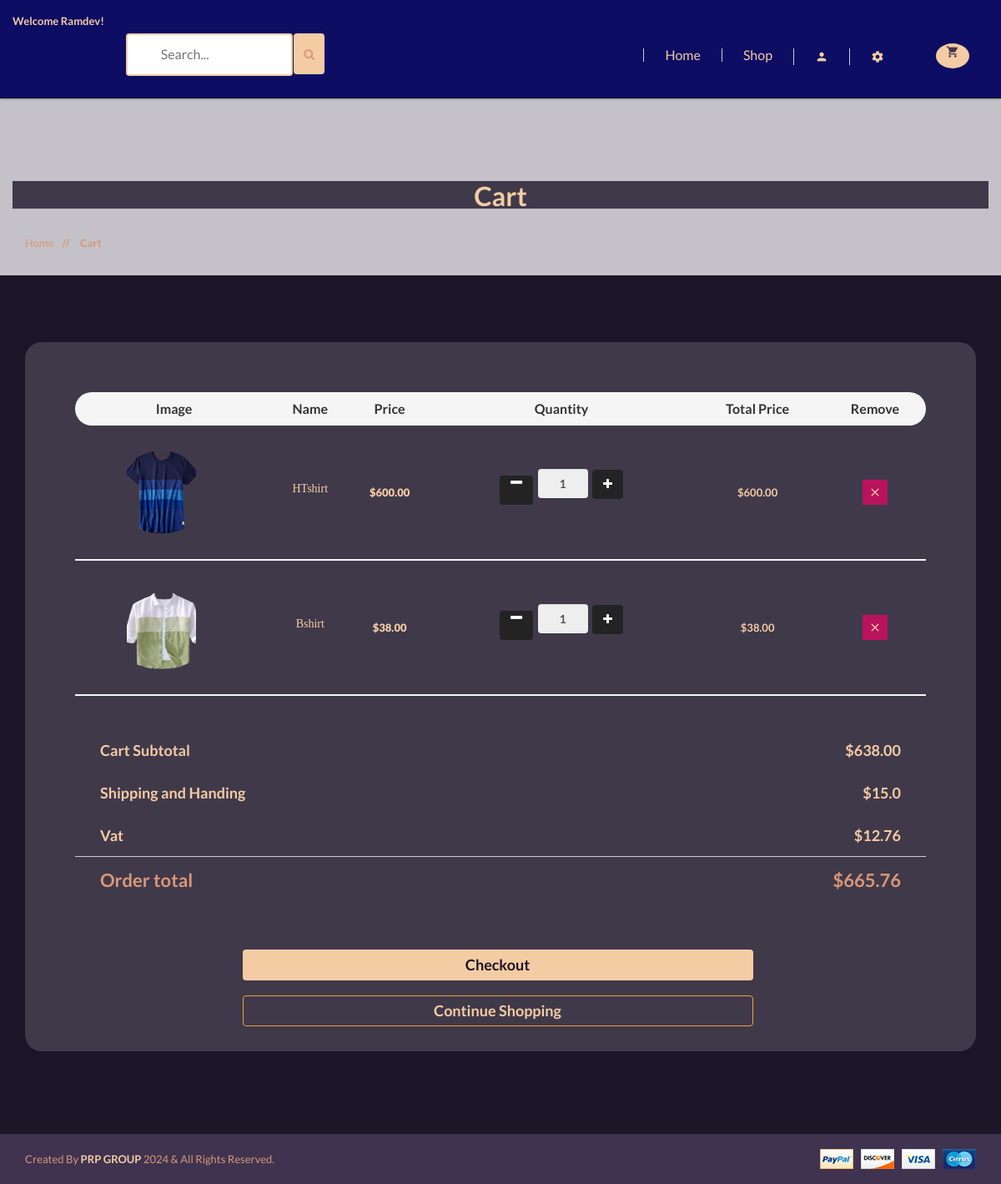
The page /cart/ (signed in) on the database its author committed.
### accounts/models.py (models this page shows, shortened)
class Account(AbstractBaseUser):
    first_name = models.CharField(max_length=50)
    last_name = models.CharField(max_length=50)
    username = models.CharField(max_length=50, unique=True)
    email = models.EmailField(max_length=100, unique=True)
    Phone_number = models.CharField(max_length=50)
    is_admin = models.BooleanField(default=False)
    is_staff = models.BooleanField(default=False)
    is_active = models.BooleanField(default=False)
    is_superadmin = models.BooleanField(default=False)
    date_joined_for_format = models.DateTimeField(auto_now_add=True)
    last_login_for_format  = models.DateTimeField(auto_now_add=True)
    USERNAME_FIELD = 'email'
    REQUIRED_FIELDS = ['username', 'first_name', 'last_name']
    objects = AccountManger()

### cart/models.py (models this page shows, shortened)
class CartItem(models.Model):
    user = models.ForeignKey(Account, on_delete=models.CASCADE, null=True )
    product = models.ForeignKey(Product, on_delete=models.CASCADE)
    variation = models.ManyToManyField(Variation, blank=True)
    cart = models.ForeignKey(Cart, on_delete=models.CASCADE, null=True)
    quantity = models.IntegerField()
    is_active = models.BooleanField(default=True)
    def sub_total(self):
        return self.product.price * self.quantity

### shop/models.py (models this page shows, shortened)
class Product(models.Model):
    category = models.ForeignKey(Category, on_delete=models.CASCADE)
    name = models.CharField(max_length=100, unique=True)
    slug = models.SlugField(max_length=100, unique=True)
    description = models.TextField(max_length=300, blank=True)
    price = models.DecimalField(max_digits=6, decimal_places=2)
    discount = models.DecimalField(max_digits=6, decimal_places=2, default=0.00)
    image = models.ImageField(upload_to='photos/products')
    stock = models.IntegerField()
    new = models.BooleanField(default=False)
    is_available = models.BooleanField(default=True)
    date_joined_for_format = models.DateTimeField(auto_now_add=True)
    last_login_for_format = models.DateTimeField(auto_now=True)
    def get_prodcut_details_url(self):
        return reverse('shop:product_details', args=[self.category.slug, self.slug])
    class Meta:
        verbose_name_plural = 'Products'
        ordering = ('-date_joined_for_format',)

### cart/views.py (the view)
# urls.py: path('', views.cart, name='cart'),
def cart(request, total_price=0, quantity=0, cart_items=None):
    grand_total = 0
    tax = 0
    try:
        if request.user.is_authenticated:
            cart_items = CartItem.objects.filter(user=request.user, is_active=True)
        else:
            cart = Cart.objects.get(cart_id=_cart_id(request))
            cart_items = CartItem.objects.filter(cart=cart, is_active=True)
        for cart_item in cart_items:
            total_price += (cart_item.product.price * cart_item.quantity)
            quantity += cart_item.quantity
    except ObjectDoesNotExist:
        pass
    tax = round(((2 * total_price)/100), 2)
    grand_total = total_price + tax
    handing = 15.00
    total = float(grand_total) + handing
    context = {
        'total' : total_price,
        'quantity': quantity,
        'cart_items':cart_items,
        'order_total':total,
        'vat' : tax,
        'handing':handing,
    }
    return render(request, 'shop/cart/cart.html', context)

### shop/context_processors.py (called while the page is built)
def category_list(request):
    return {
        'categories' : Category.objects.all(),
    }

### shop/models.py (called while the page is built)
    def get_category_slug_url(self):
        return reverse('shop:categries', args=[self.slug])

### templates/shop/cart/cart.html (shortened to what this page needs)
{% extends '../../base.html' %}
{% load static %}
{% block content %}
<div class="pages-title section-padding">
    <div class="container">
        <div style="background:#40394a" class="row">
            <div class="col-xs-12">
                <div class="pages-title-text text-center">
                    <h2 style="color:#f4cca4">Cart</h2>
                    <ul class="text-left">
                        <li><a style="color:#d99879" href="\">Home </a></li>
                        <li style="color:#d99879"><span> // </span>Cart</li>
                    </ul>
                </div>
            </div>
        </div>
    </div>
</div>
{% if not cart_items %}
<div style="font-size:18px; margin-bottom:300px;margin-top:30px" class="container alert alert-info text-center"
     role="alert">
    <b>Your Cart Is Empty,&nbsp;&nbsp; <a href="{% url 'shop:shop' %}"
                                          style="color:#21094e;text-decoration: underline;">Go To Shop<a></b>
</div>
{% else %}
<section style="background:#1c1427" class="pages cart-page section-padding">
    <div class="container">
        <div class="row">
            <div class="col-xs-12">
                <div style="border-radius:20px;" class="table-responsive padding60">
                    <table class="wishlist-table text-center">
                        <thead>
                        <tr>
                            <th style="border-radius:20px 0 0 20px;">Image</th>
                            <th>Name</th>
                            <th>Price</th>
                            <th>quantity</th>
                            <th>Total Price</th>
                            <th style="border-radius:0 20px 20px 0;">Remove</th>
                        </tr>
                        </thead>
                        <tbody>
                        {% for cart_item in cart_items %}
                        <tr>
                            <td class="td-img text-center">
                                <a href="{{cart_item.product.get_prodcut_details_url}}"><img style="border-radius:10px;"
                                                                                             width="100" height="100"
                                                                                             src="{{cart_item.product.image.url}}"
                                                                                             alt="Add Product"/></a>
                            </td>
                            <td>
                                <div class="items-dsc">
                                    <h5><a href="{{cart_item.product.get_prodcut_details_url}}">{{cart_item.product.name}}</a>
                                    </h5>
                                </div>
                            </td>
                            <td>${{cart_item.product.price}}</td>
                            <td>
                                <div class="plus-minus">
                                    <form style="" action="{% url 'cart:add_cart' cart_item.product.id %}"
                                          method="POST">
                                        <a style="background:#232323;color:#fff;height:35px;margin-top:-5px;width:40px; border-radius: 4px;"
                                           href="{% url 'cart:remove_cart' cart_item.product.id cart_item.id %}"><i
                                                class="fa fa-minus"></i></a>
                                        <input style=" height:35px" class="form-control" value="{{cart_item.quantity}}"
                                               readonly>
                                        <button style="background:#232323;color:#fff; height:35px; margin-top:-3px "
                                                class="btn btn-light" type="submit" id="button-minus"><i
                                                class="fa fa-plus"></i></button>
                                    </form>
                                </div>
                            </td>
                            <td>
                                <strong style="color:#f4cca4">${{cart_item.sub_total}}</strong>
                            </td>
                            <td><a href="{% url 'cart:remove_cart_item' cart_item.product.id cart_item.id %}"><i
                                    style="background:#ba135d;color:#f4cca4"
                                    onclick="return confirm('Are you really want delete this?')"
                                    class="mdi mdi-close"></i></a></td>
                        </tr>
                        {% endfor %}
                        </tbody>
                    </table>
                    <br><br><br>
                    <div class="cart-form-text pay-details table-responsive">
                        <table>
                            <tbody style="color:#f4cca4">
                            <tr>
                                <th style="font-size:18px">Cart Subtotal</th>
                                <td style="font-size:18px">${{total}}</td>
                            </tr>
                            <tr>
                                <th style="font-size:18px">Shipping and Handing</th>
                                <td style="font-size:18px">${{handing}}</td>
                            </tr>
                            <tr>
                                <th style="font-size:18px">Vat</th>
                                <td style="font-size:18px">${{vat}}</td>
                            </tr>
                            </tbody>
                            <tfoot>
                            <tr>
                                <th style="color:#d99879; font-size:22px" class="tfoot-padd">Order total</th>
                                <td style="color:#d99879; font-size:22px" class="tfoot-padd">${{order_total}}</td>
                            </tr>
                            </tfoot>
                        </table>
                        <br><br><br>
                        <div class="list-btn text-center">
                            <a href="{% url 'orders:checkout' %}" class="btn"
                               style="background:#f4cca4;color:#1c1427; text-transform:capitalize; font-size:18px; width:60%"><b>Checkout</b></a><br><br>
                            <a href="{% url 'shop:shop' %}" class="btn btn-warning"
                               style=" background:none;color:#f4cca4; text-transform:capitalize; font-size:18px; width:60%">continue
                                shopping</a>
                        </div>
                    </div>
                </div>
            </div>
        </div>
        <br>
    </div>
</section>
{% endif %}
{% endblock content %}

### templates/base.html (shortened to what this page needs)
{% load static %}
<html class="no-js" lang="">
<head>
    <link rel="stylesheet" href="{% static 'css/bootstrap.min.css' %}">
    <link rel="stylesheet" href="{% static 'css/animate.css' %}">
    <link rel="stylesheet" href="{% static 'css/materialdesignicons.min.css' %}">
    <link rel="stylesheet" href="{% static 'css/jquery.simpleLens.css' %}">
    <link rel="stylesheet" href="{% static 'css/jquery-ui.min.css' %}">
    <link rel="stylesheet" href="{% static 'css/meanmenu.min.css' %}">
    <link rel="stylesheet" href="{% static 'css/nivo-slider.css' %}">
    <link rel="stylesheet" href="{% static 'css/owl.carousel.css' %}">
    <link rel="stylesheet" href="{% static 'css/style.css' %}">
    <link rel="stylesheet" href="{% static 'css/responsive.css' %}">
    <link rel="stylesheet" href="https://cdnjs.cloudflare.com/ajax/libs/font-awesome/4.7.0/css/font-awesome.min.css">
</head>
<body style="background:#c4c2c8;">
<header style="background:#1c1427" class="header-one header-two">
    <div style="background:#0d0d64" class="header-top-two">
        <div class="container text-center">
            <div class="row">
                <div class="middel-top">
                    {% if user.id is None %}
                    <div class="left floatleft">
                        <div class="logo">
                            <a style="color:#f4cca4;font-weight: 800;" href="\"><span
                                    style="color:#d99879">S-</span>shop</a>
                        </div>
                    </div>
                    {% else %}
                    <div class="left floatleft">
                        <p style="color:#f4cca4"><b>Welcome {{user.first_name | capfirst}}!</b></p>
                    </div>
                    {% endif %}
                </div>
                <form id="searchh" action={% url
                'shop:search' %} method="GET" style="height:10px;width:400px">
                <input type="text" name="keyword" placeholder="Search...">
                <button style="height:49px; margin-bottom:6px; background:#f4cca4;margin-left:-1px;border:None "
                        class="btn btn-warning" type="submit"><i style="color:#d99879" class="fa fa-search"></i>
                </button>
                </form>
                <div class="middel-top clearfix">
                    <ul class="clearfix right floatright" style="margin-top:20px;">
                        <li><a href="\">Home</a></li>
                        <li><a href="{% url 'shop:shop' %}">Shop</a></li>
                        <li>
                            <a style="color:#f4cca4" href="#"><i class="mdi mdi-account"></i></a>
                        </li>
                        <li>
                            <a style="color:#f4cca4" href="#"><i class="mdi mdi-settings"></i></a>
                        </li>
                        <div class="cart-itmes right floatright" style="width:100px;height:50px">
                            <a class="cart-itme-a" href="{% url 'cart:cart' %}" style="height:100px;width:100px">
                                <i class="mdi mdi-cart"
                                   style="margin-top: -75;border-right: none;line-height: revert-layer;width: 40px;"></i>
                            </a>
                        </div>
                    </ul>
                </div>
            </div>
        </div>
    </div>
    <div class="container text-center">
        <div class="row">
            <div class="col-sm-8">
            </div>
            <div class="col-sm-2">
            </div>
        </div>
    </div>
</header>
<br>
{% block content %}
{% endblock content %}
<footer>
    <div style="background:#3f3350" class="footer-bottom">
        <div class="container">
            <div class="row">
                <div class="col-xs-12 col-sm-6">
                    <p style="color:#d99879">Created By <span style="color:#f4cca4"><b>PRP GROUP</b></span> 2024 &
                        All Rights Reserved.</p>
                </div>
                <div class="col-xs-12 col-sm-6 text-right">
                    <a href="#"><img src="{% static 'img/footer/payment.png' %}" alt=""/></a>
                </div>
            </div>
        </div>
    </div>
</footer>
</body>
</html>

### templates/base.html (style rules this page uses)
#searchh input[type=text] { width: 200px; margin-top:40px; margin-bottom:10px; box-sizing: border-box; border: 2px solid #f4cca4; border-radius: 4px; font-size: 16px; color:#1c1427; background-color: #fff; background-position: 10px 10px; background-repeat: no-repeat; padding: 12px 20px 12px 40px; -webkit-transition: width 0.4s ease-in-out; transition: width 0.4s ease-in-out; }

### rows shown on the page
Account: first_name "Ramdev"
CartItem: product.image (picture), product.name "HTshirt", product.price "600.00", quantity "1", sub_total "600.00"
CartItem: product.image (picture), product.name "Bshirt", product.price "38.00", quantity "1", sub_total "38.00"

### other values the page prints
{{ total }} "638.00"
{{ handing }} "15.0"
{{ vat }} "12.76"
{{ order_total }} "665.76"
